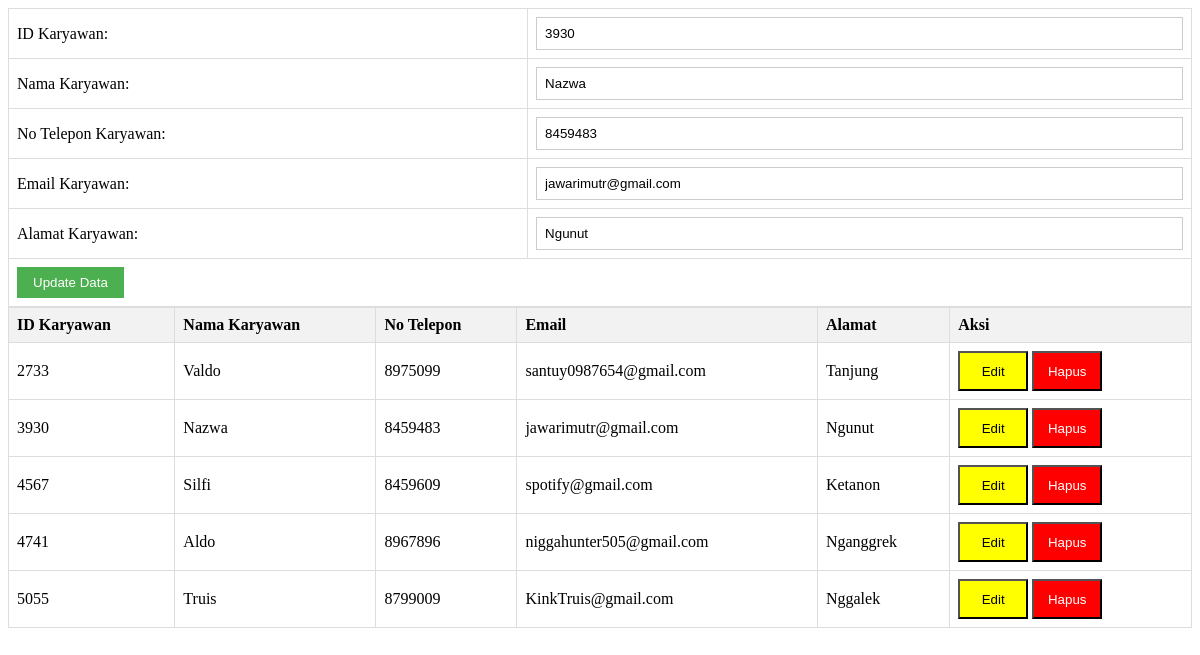
The page /CRUDkaryawan.php?edit=3930 on the database its author committed.
### tables this page shows
CREATE TABLE `karyawan` (
  `ID_Karyawan` varchar(4) NOT NULL,
  `Nama_Karyawan` varchar(50) DEFAULT NULL,
  `No_Tlp_Karyawan` varchar(12) DEFAULT NULL,
  `Email_Karyawan` varchar(35) DEFAULT NULL,
  `Alamat_Karyawan` varchar(100) DEFAULT NULL
);

### CRUDkaryawan.php (the view, shortened to what this page needs)
<!DOCTYPE html>
<html>
<head>
</head>
<body>
<?php
include "koneksi.php";
$id_karyawan = '';
$nama_karyawan = '';
$no_tlp_karyawan = '';
$email_karyawan = '';
$alamat_karyawan = '';
if (isset($_GET['edit'])) {
    $id_karyawan = $_GET['edit'];
    $sql = "SELECT * FROM karyawan WHERE ID_Karyawan='$id_karyawan'";
    $result = $koneksi->query($sql);
    if ($result->num_rows > 0) {
        $data = $result->fetch_assoc();
        $nama_karyawan = $data['Nama_Karyawan'];
        $no_tlp_karyawan = $data['No_Tlp_Karyawan'];
        $email_karyawan = $data['Email_Karyawan'];
        $alamat_karyawan = $data['Alamat_Karyawan'];
    }
}
?>
<form action="" method="POST">
    <table>
        <tr>
            <td><label for="id_karyawan">ID Karyawan:</label></td>
            <td><input type="text" name="id_karyawan" value="<?php echo $id_karyawan; ?>" required></td>
        </tr>
        <tr>
            <td><label for="nama_karyawan">Nama Karyawan:</label></td>
            <td><input type="text" name="nama_karyawan" value="<?php echo $nama_karyawan; ?>" required></td>
        </tr>
        <tr>
            <td><label for="no_tlp_karyawan">No Telepon Karyawan:</label></td>
            <td><input type="text" name="no_tlp_karyawan" value="<?php echo $no_tlp_karyawan; ?>" required></td>
        </tr>
        <tr>
            <td><label for="email_karyawan">Email Karyawan:</label></td>
            <td><input type="text" name="email_karyawan" value="<?php echo $email_karyawan; ?>" required></td>
        </tr>
        <tr>
            <td><label for="alamat_karyawan">Alamat Karyawan:</label></td>
            <td><input type="text" name="alamat_karyawan" value="<?php echo $alamat_karyawan; ?>" required></td>
        </tr>
        <tr>
            <td colspan="2">
                <?php if ($id_karyawan != ''): ?>
                    <input type="submit" value="Update Data">
                <?php else: ?>
                    <input type="submit" value="Simpan Data">
                <?php endif; ?>
            </td>
        </tr>
    </table>
</form>
<table>
    <tr>
        <th>ID Karyawan</th>
        <th>Nama Karyawan</th>
        <th>No Telepon</th>
        <th>Email</th>
        <th>Alamat</th>
        <th>Aksi</th>
    </tr>
    <?php
    $sql = "SELECT * FROM karyawan ORDER BY ID_Karyawan ASC";
    $result = $koneksi->query($sql);
    if ($result->num_rows > 0) {
        while ($tampil = $result->fetch_assoc()) {
            echo "
            <tr>
                <td>{$tampil['ID_Karyawan']}</td>
                <td>{$tampil['Nama_Karyawan']}</td>
                <td>{$tampil['No_Tlp_Karyawan']}</td>
                <td>{$tampil['Email_Karyawan']}</td>
                <td>{$tampil['Alamat_Karyawan']}</td>
                <td class='aksi'>
                    <button class='edit' onclick='window.location.href=\"?edit={$tampil['ID_Karyawan']}\"'>Edit</button>
                    <button class='hapus' onclick='if (confirm(\"Yakin ingin menghapus?\")) window.location.href=\"?delete={$tampil['ID_Karyawan']}\"'>Hapus</button>
                </td>
            </tr>
            ";
        }
    } else {
        echo "<tr><td colspan='6'>Tidak ada data karyawan</td></tr>";
    }
    ?>
</table>
</body>
</html>

### CRUDkaryawan.php (style rules this page uses)
.aksi button.edit { background-color: #FFFF00; color: #000000; width: 70px; height: 40px; }
.aksi button.hapus { background-color: #FF0000; color: #FFFFFF; width: 70px; height: 40px; }
table { border-collapse: collapse; width: 100%; }
th, td { text-align: left; padding: 8px; border: 1px solid #ddd; }
th { background-color: #f2f2f2; }
input[type="text"] { width: 100%; padding: 8px; border: 1px solid #ccc; box-sizing: border-box; }
input[type="submit"] { padding: 8px 16px; background-color: #4CAF50; color: white; border: none; cursor: pointer; }

### rows shown on the page
karyawan: nama_karyawan "Nazwa", no_tlp_karyawan "8459483", email_karyawan "jawarimutr@gmail.com", alamat_karyawan "Ngunut", ID_Karyawan "3930", Nama_Karyawan "Nazwa", No_Tlp_Karyawan "8459483", Email_Karyawan "jawarimutr@gmail.com", Alamat_Karyawan "Ngunut"
karyawan: ID_Karyawan "2733", Nama_Karyawan "Valdo", No_Tlp_Karyawan "8975099", Email_Karyawan "santuy0987654@gmail.com", Alamat_Karyawan "Tanjung"
karyawan: ID_Karyawan "4567", Nama_Karyawan "Silfi", No_Tlp_Karyawan "8459609", Email_Karyawan "spotify@gmail.com", Alamat_Karyawan "Ketanon"
karyawan: ID_Karyawan "4741", Nama_Karyawan "Aldo", No_Tlp_Karyawan "8967896", Email_Karyawan "niggahunter505@gmail.com", Alamat_Karyawan "Nganggrek"
karyawan: ID_Karyawan "5055", Nama_Karyawan "Truis", No_Tlp_Karyawan "8799009", Email_Karyawan "KinkTruis@gmail.com", Alamat_Karyawan "Nggalek"
